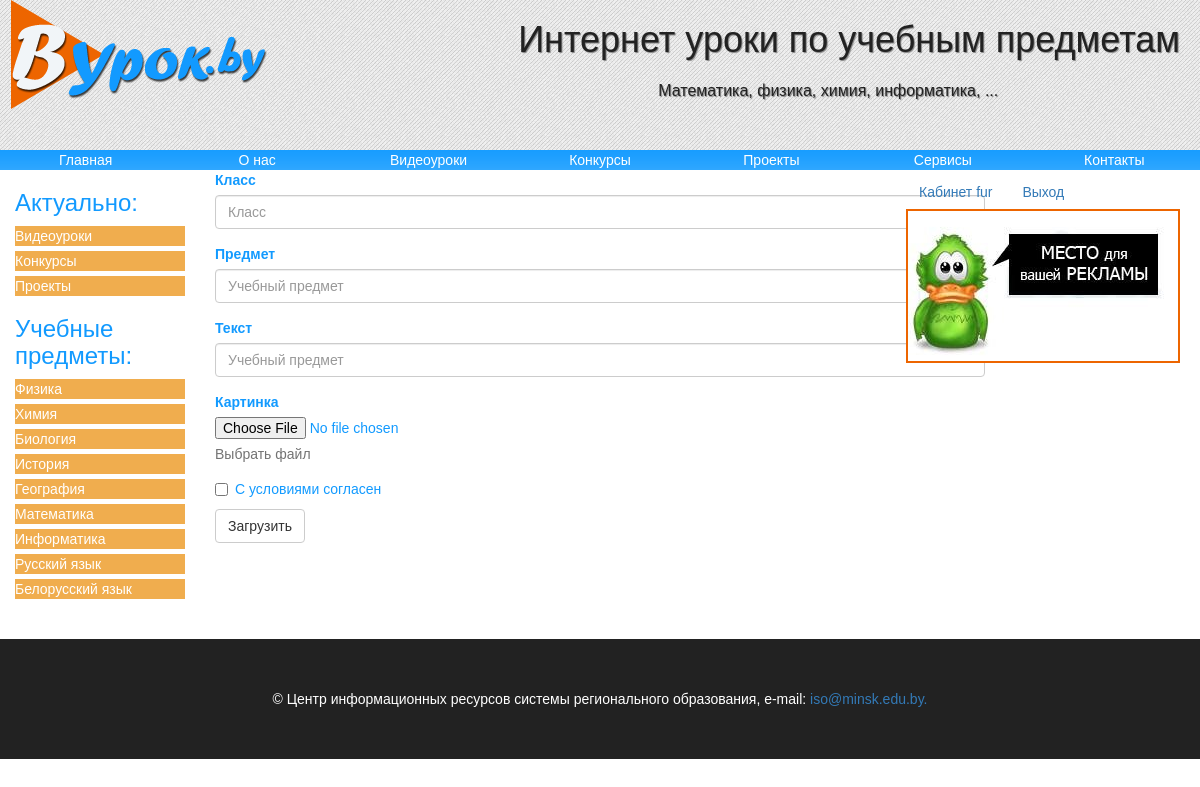
The page /cabinet.php (signed in) on the database its author committed.
### tables this page shows
CREATE TABLE IF NOT EXISTS `maintexts` (
  `id` int(11) NOT NULL,
  `name` tinytext NOT NULL,
  `body` text NOT NULL,
  `url` tinytext NOT NULL,
  `lang` enum('ru','en') NOT NULL DEFAULT 'ru',
  `showhide` enum('show','hide') NOT NULL,
  `putdate` date NOT NULL,
  `leftmenu` enum('0','1') NOT NULL DEFAULT '0'
);

CREATE TABLE IF NOT EXISTS `users` (
  `id` int(11) NOT NULL,
  `email` tinytext NOT NULL,
  `login` tinytext NOT NULL,
  `pass` tinytext NOT NULL,
  `datereg` date NOT NULL,
  `lastvisit` datetime NOT NULL,
  `blockunblock` enum('unblock','block') NOT NULL DEFAULT 'unblock'
);

### lips/functions.php (called while the page is built, shortened)
<?php
function selectone($query){
global $dbcon;
$result=mysqli_query($dbcon,$query);
$row=mysqli_fetch_array($result);
return $row;
}

### temples/top.php (the view, shortened to what this page needs)
<?php session_start();
require_once ('config/config.php');
require_once('lips/functions.php');
if($_SESSION['id']){
$query="SELECT*FROM users WHERE id=".$_SESSION['id'];
$aut_user=selectone($query);
}
?>
<!Doctype html>
<html>
<head><meta charset='utf-8'>
<link type='text/css' rel='stylesheet' href='media/bootstrap/css/bootstrap.css'><link type='text/css' rel='stylesheet' href='media/css/style.css'>
</head>
<body>
<header class='shapka'>
<h1>Интернет уроки по учебным предметам</h1><p>Математика, физика, химия, информатика, ...</p>
<img src='media/img/logo.png'>
</header>
<div class='topmenu'>
<a href='/'>Главная</a>
<a href='index.php?url=about'>О нас</a>
<a href='index.php?url=video'>Видеоуроки</a>
<a href='index.php?url=konkurs'>Конкурсы</a>
<a href='index.php?url=proekt'>Проекты</a>
<a href='index.php?url=Servis'>Сервисы</a>
<a href='index.php?url=contakts'>Контакты</a>
</div>
<div class='block'>
<div class='col-md-2'>
<h3>Актуально:</h3>
<?php
$abj_menu=mysqli_query($dbcon,"SELECT*FROM maintexts WHERE leftmenu='1'");
while($menu=mysqli_fetch_array($abj_menu)){
echo "<a href='index.php?url=".$menu['url']."' class='btn-block btn-warning'>";
echo $menu['name'];
echo '</a>';
}
?>
<h3>Учебные предметы:</h3>
<a href='index.php?url=fizika' class='btn-block btn-warning'>Физика</a>
<a href='index.php?url=himia' class='btn-block btn-warning'>Химия</a>
<a href='index.php?url=bio' class='btn-block btn-warning'>Биология</a>
<a href='index.php?url=history' class='btn-block btn-warning'>История</a>
<a href='index.php?url=geo' class='btn-block btn-warning'>География</a>
<a href='index.php?url=matem' class='btn-block btn-warning'>Математика</a>
<a href='index.php?url=informatika' class='btn-block btn-warning'>Информатика</a>
<a href='index.php?url=russ' class='btn-block btn-warning'>Русский язык</a>
<a href='index.php?url=bel' class='btn-block btn-warning'>Белорусский язык</a>
</div>
<div class='col-md-8'>

### temples/bottom.php
</div>
<div class='col-md-2'>
<div class='reklama'>
<?php
if($_SESSION['id']){
?>
<a href='cabinet.php' class='btn btn-link my'>Кабинет
<?=($aut_user['login'])?
$aut_user['login']:'Пользователь ';?>
</a>
<a href='logaut.php' class='btn btn-link my'>Выход</a>
<?php
}else{
?>
<a href='reg.php'>Регистрация на сайте</a>
<a href='login.php'>Вход</a>
<?php
}
?>
<img src='media/img/rec.gif'>
</div></div>
</div>
<br style='clear:both'>
<footer class='foot'>&copy Центр информационных ресурсов системы регионального образования, e-mail: <a href='mailto:iso@MINSK.EDU.BY'>iso@minsk.edu.by.</a>
</footer>
</body>
</html>

### media/css/style.css (style rules this page uses)
body { background:white; margin:0; padding:0; color: #129aff; font-family: Arial, Verdana, sans-serif; font-size:14px; }
.shapka { height: 150px; background:url(../img/sm.png); }
.shapka h1 { float:right; margin:20px; text-shadow:1px 1px 1px gray; color:#222222; }
.shapka p { float:right; margin:80px -500px 0 0; text-shadow:1px 1px 1px gray; color:#222222; font-size:16px; }
.shapka img { float:left; }
.topmenu { display: flex; }
.topmenu a { color:white; margin:0px auto; width:100%; background: url(../img/fm.png); flex:1; font-size:14px; display:block; text-align:center; text-decoration:none; }
.reklama { float: right; text-align:left; border-top-left-radius: 5px; border-top-right-radius: 5px; border-bottom-right-radius: 5px; border-bottom-left-radius: 5px; padding:5px; }
.reklama img { float:right; border: 2px solid #ed6500; }
.foot { margin-top:40px; background: #222222; color: white; padding: 50px; text-align:center; float:bottom; }

### rows shown on the page
maintexts: name "Видеоуроки"
maintexts: name "Конкурсы"
maintexts: name "Проекты"
users: login "fur"
